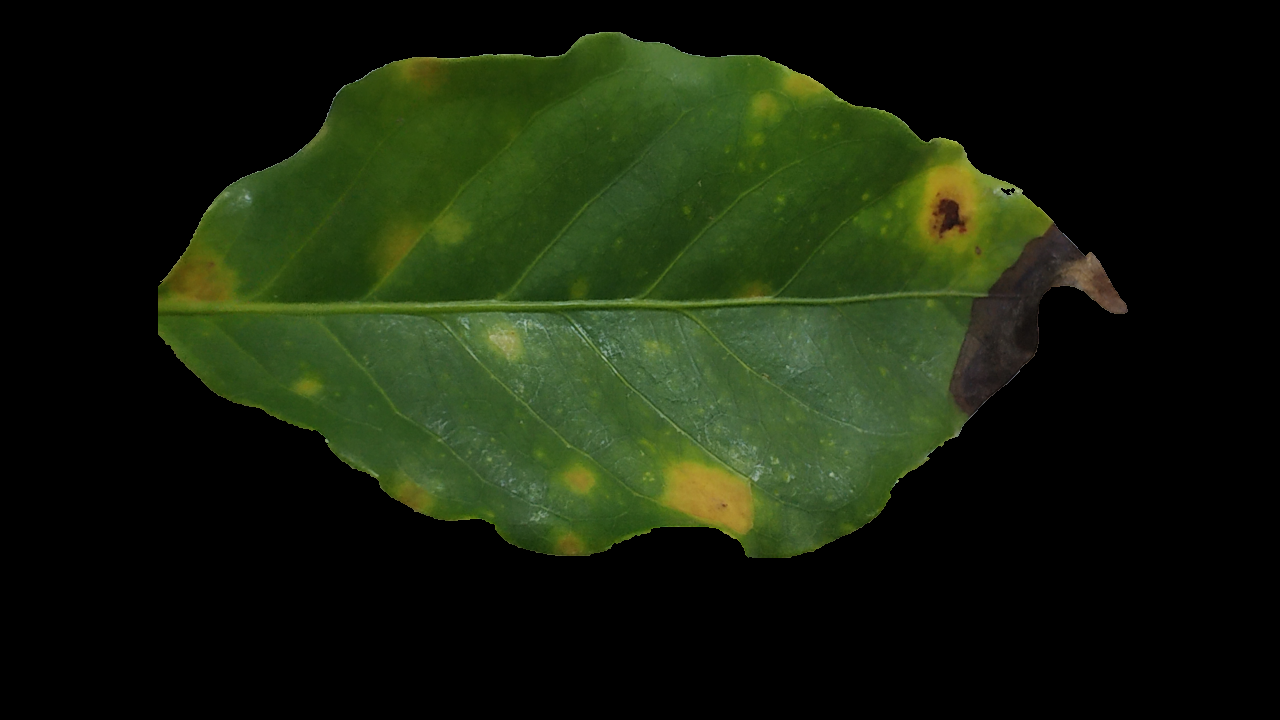
#> input picture resultados/f20_b.png, 1280 x 720 px
$ python background_to_black.py
#> lines starting #> are read from the running program, lines starting #| are printed output that depends on the picture
#> further down, img is the input picture: shape (720, 1280, 3); mean B, G, R 12.3, 32.4, 22.7
### utils.py
import cv2
import numpy as np
from matplotlib import pyplot as plt
from functools import reduce
import operator
import collections
from sklearn.cluster import KMeans
import os


def resize(img, scale_percent=50):
#> called with scale_percent = 32
    width = int(img.shape[1] * (scale_percent / 100))
#> width = 409
    height = int(img.shape[0] * (scale_percent / 100))
#> height = 230
    dim = (width, height)
#> dim = (409, 230)
    resized = cv2.resize(img, dim, interpolation=cv2.INTER_AREA)
    return resized


# [27 lines left out: functions toHSV, centroid_histogram, plot_colors, not called in this run]


def img_plot(img):
    plt.figure()
    plt.axis("off")
    plt.imshow(img)


def img_show():
    plt.show()


def black_back(img, coord):
#> called with coord = (158, 32, 1023, 526)
    mask = np.zeros(img.shape[:2], np.uint8)
    bgdModel = np.zeros((1, 65), np.float64)
    fgdModel = np.zeros((1, 65), np.float64)
    cv2.grabCut(img, mask, coord, bgdModel, fgdModel, 5, cv2.GC_INIT_WITH_RECT)
    mask2 = np.where((mask == 2) | (mask == 0), 0, 1).astype('uint8')
    output = img*mask2[:, :, np.newaxis]
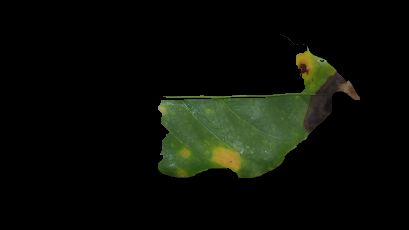
#> output: shape (230, 409, 3); mean B, G, R 6.5, 13.3, 10.3
    """ cv2.imshow('img',ut.resize(img))
        cv2.imwrite('img.png',img)
        cv2.waitKey(0)
        cv2.destroyAllWindows() """
    return output
    # return np.hstack([resize(img), resize(output)])


# [52 lines left out: functions color_filter, to_Transparent, organizarCorArray, toKmeans, not called in this run]

### background_to_black.py
import cv2
import numpy as np
import utils as ut
from matplotlib import pyplot as plt

img = 'resultados/f20_b.png'
img = cv2.imread(img)
img = ut.resize(img, 32)
ut.img_plot(img)
ut.img_show()

rect = (158, 32, 1023, 526)
img = ut.black_back(img, rect)

""" img = ut.toHSV(img) """


plt.imshow(img)
plt.colorbar()
plt.show()
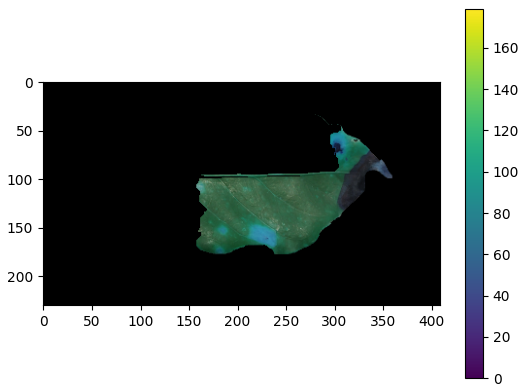
#> figure drawn by matplotlib, 2 panels; B, G, R data is drawn as R, G, B
# cv2.imwrite('f19_b.png', img)
""" cv2.imshow('img',ut.resize(img))
cv2.imwrite('img.png',img)
cv2.waitKey(0)
cv2.destroyAllWindows() """

$ run again, with resultados/f10_b.png copied over resultados/f20_b.png
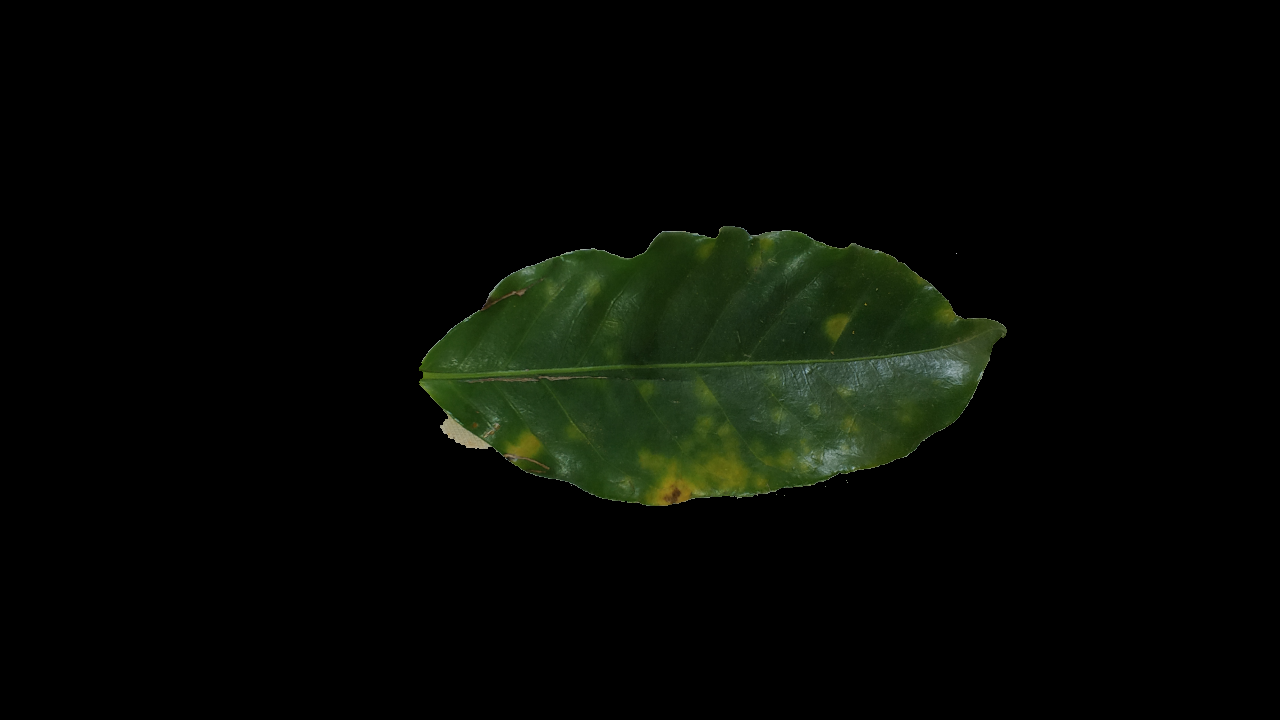
#> input picture resultados/f10_b.png, 1280 x 720 px
#> img is the input picture: shape (720, 1280, 3); mean B, G, R 3.8, 8.6, 5.8
#> `plt.show()`:
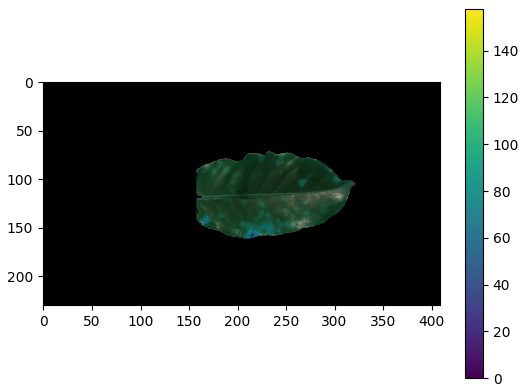
#> figure drawn by matplotlib, 2 panels; B, G, R data is drawn as R, G, B

$ run again, with resultados/f11_b.png copied over resultados/f20_b.png
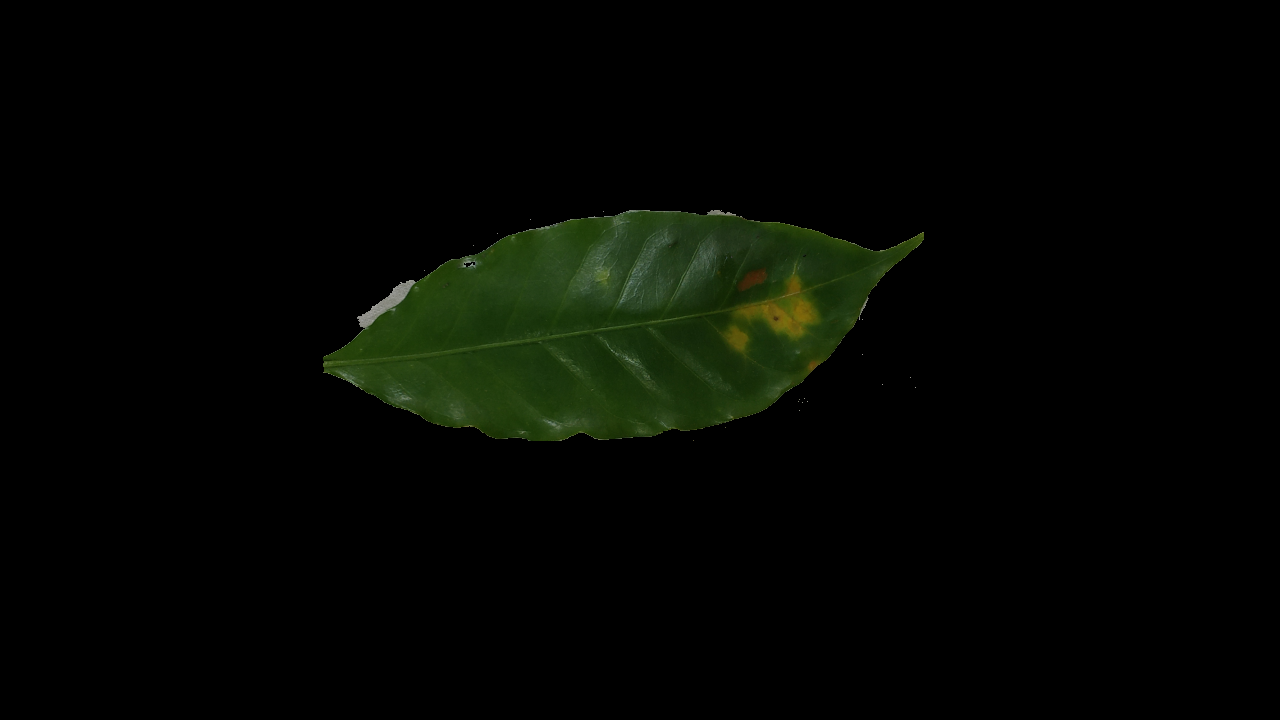
#> input picture resultados/f11_b.png, 1280 x 720 px
#> img is the input picture: shape (720, 1280, 3); mean B, G, R 2, 6.3, 3.9
#> in black_back, `output = img*mask2[:, :, np.newaxis]`:
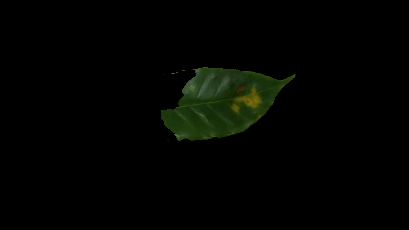
#> output: shape (230, 409, 3); mean B, G, R 1.2, 3.8, 2.4
#> `plt.show()`:
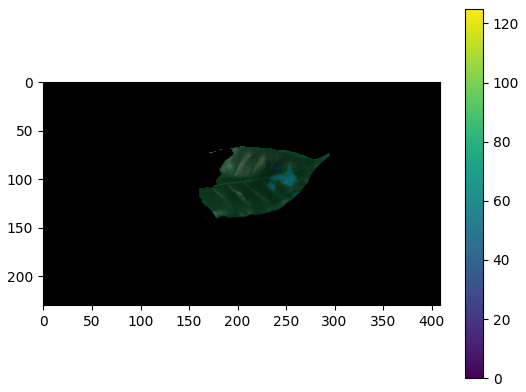
#> figure drawn by matplotlib, 2 panels; B, G, R data is drawn as R, G, B

$ run again, with resultados/f12_b.png copied over resultados/f20_b.png
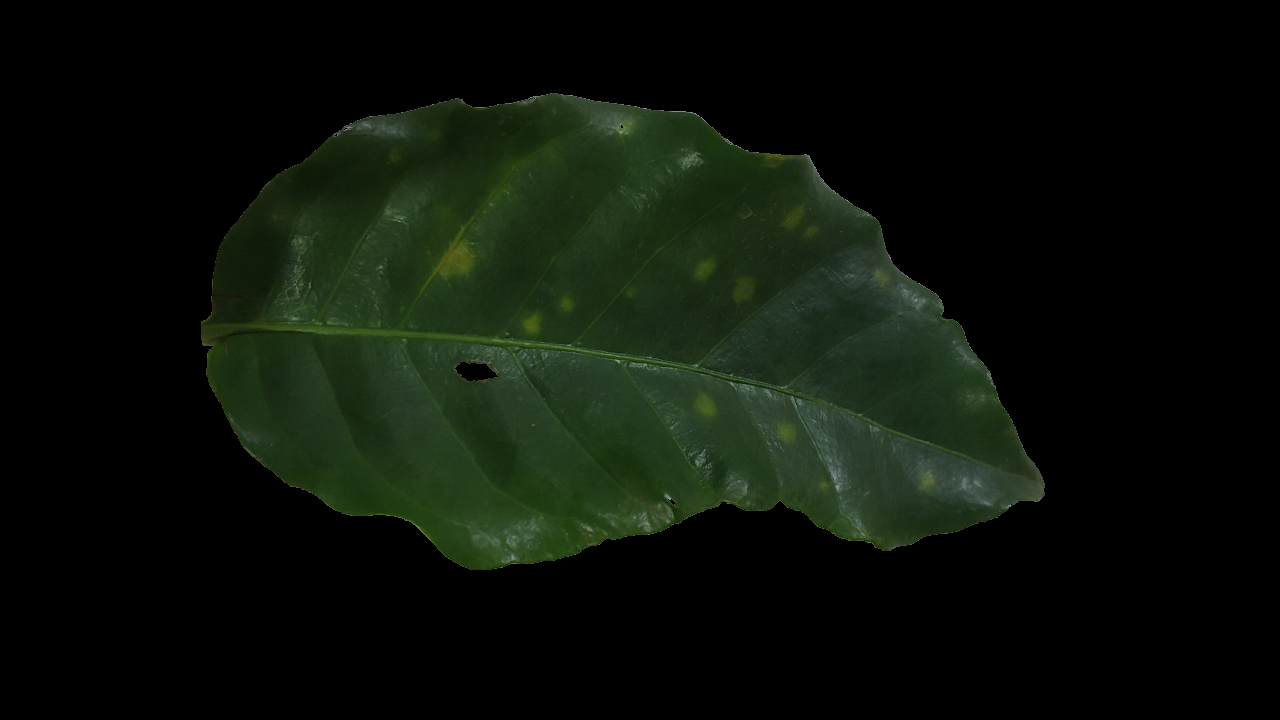
#> input picture resultados/f12_b.png, 1280 x 720 px
#> img is the input picture: shape (720, 1280, 3); mean B, G, R 9, 17.3, 11.1
#> in black_back, `output = img*mask2[:, :, np.newaxis]`:
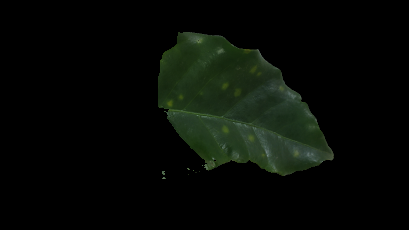
#> output: shape (230, 409, 3); mean B, G, R 5.6, 9.9, 6.5
#> `plt.show()`:
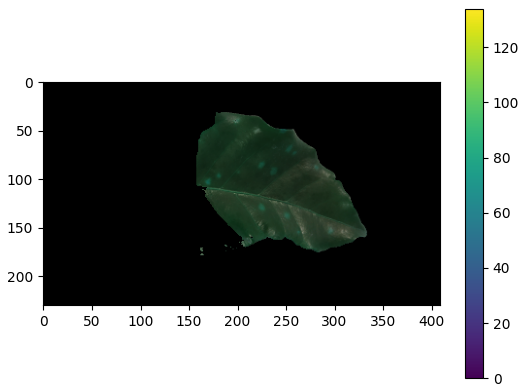
#> figure drawn by matplotlib, 2 panels; B, G, R data is drawn as R, G, B
